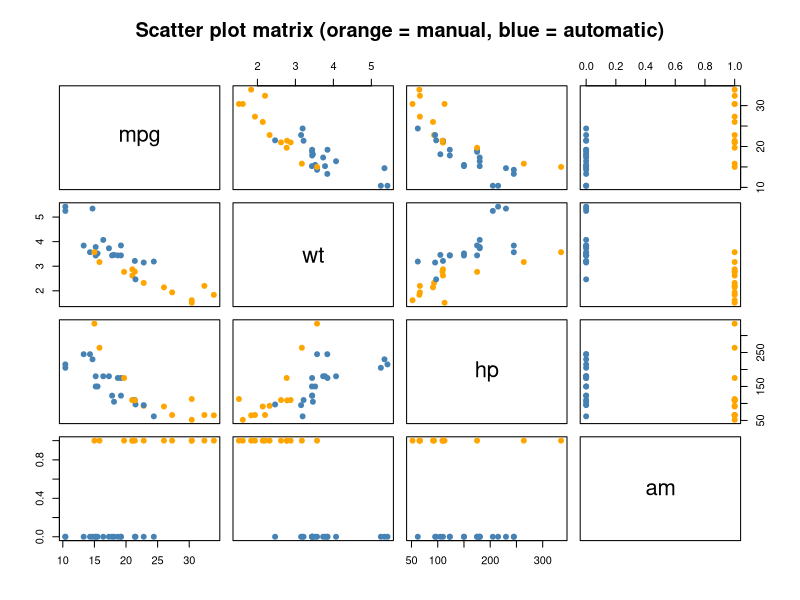
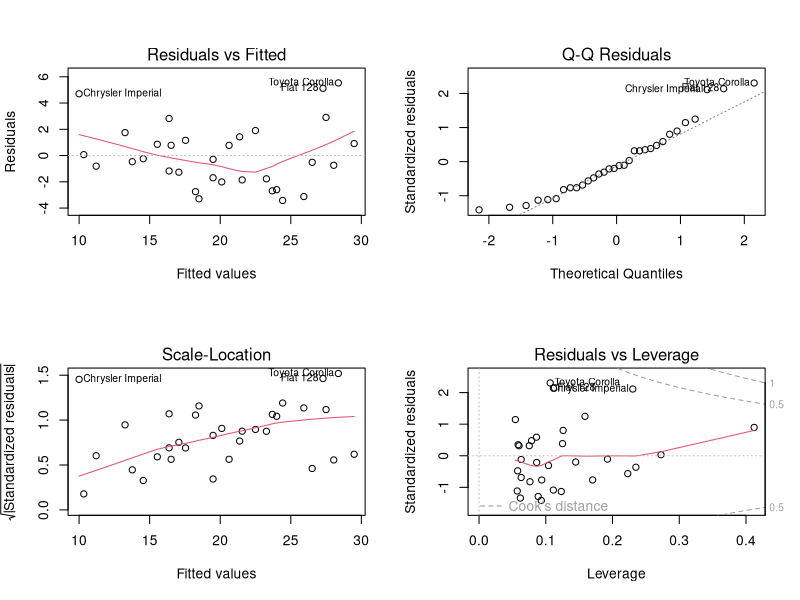

The R source for these figures, in order:
## ---- chunk 1
knitr::opts_chunk$set(echo = TRUE, message = FALSE, warning = FALSE)
## ---- chunk 2
data(mtcars)
cars <- mtcars[, c("mpg", "wt", "hp", "am")]
str(cars)
summary(cars)
## ---- chunk 3
round(cor(cars), 2)
pairs(cars, col = ifelse(cars$am == 1, "orange", "steelblue"), pch = 19,
      main = "Scatter plot matrix (orange = manual, blue = automatic)")
## ---- chunk 4
fit <- lm(mpg ~ wt + hp + am, data = cars)
summary(fit)
confint(fit)
## ---- chunk 5
s  <- summary(fit)
b  <- coef(fit)
p  <- s$coefficients[, 4]
fs <- s$fstatistic
f_p <- pf(fs[1], fs[2], fs[3], lower.tail = FALSE)
## ---- chunk 6
fit_small <- lm(mpg ~ wt + hp, data = cars)
anova(fit_small, fit)
## ---- chunk 7
par(mfrow = c(2, 2))
plot(fit)
par(mfrow = c(1, 1))
## ---- chunk 8
shapiro.test(residuals(fit))
## ---- chunk 9
predictors <- c("wt", "hp", "am")
vif <- sapply(predictors, function(v) {
  others <- setdiff(predictors, v)
  r2 <- summary(lm(reformulate(others, v), data = cars))$r.squared
  1 / (1 - r2)
})
round(vif, 2)
## ---- chunk 10
cd <- cooks.distance(fit)
head(sort(cd, decreasing = TRUE), 3)
## ---- chunk 11
new_car <- data.frame(wt = 3, hp = 150, am = 1)
predict(fit, new_car, interval = "prediction")
